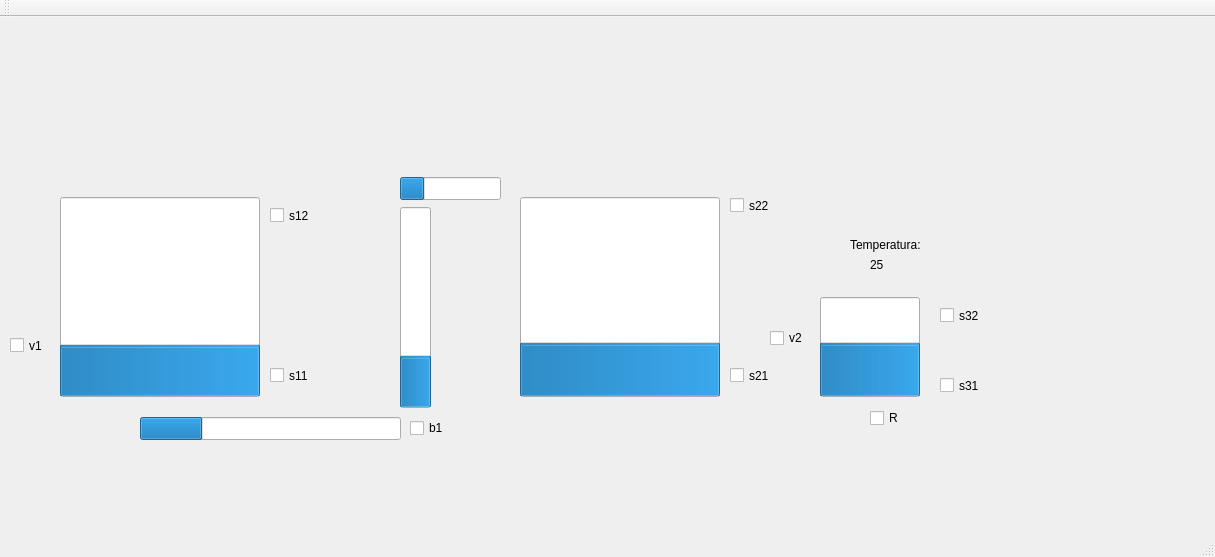
<?xml version="1.0" encoding="UTF-8"?>
<ui version="4.0">
 <class>MainWindow</class>
 <widget class="QMainWindow" name="MainWindow">
  <property name="geometry">
   <rect>
    <x>0</x>
    <y>0</y>
    <width>1215</width>
    <height>557</height>
   </rect>
  </property>
  <property name="windowTitle">
   <string>MainWindow</string>
  </property>
  <widget class="QWidget" name="centralWidget">
   <widget class="QCheckBox" name="checkBox_v1">
    <property name="geometry">
     <rect>
      <x>10</x>
      <y>320</y>
      <width>70</width>
      <height>17</height>
     </rect>
    </property>
    <property name="text">
     <string>v1</string>
    </property>
   </widget>
   <widget class="QCheckBox" name="checkBox_s12">
    <property name="geometry">
     <rect>
      <x>270</x>
      <y>190</y>
      <width>70</width>
      <height>17</height>
     </rect>
    </property>
    <property name="text">
     <string>s12</string>
    </property>
   </widget>
   <widget class="QCheckBox" name="checkBox_s11">
    <property name="geometry">
     <rect>
      <x>270</x>
      <y>350</y>
      <width>70</width>
      <height>17</height>
     </rect>
    </property>
    <property name="text">
     <string>s11</string>
    </property>
   </widget>
   <widget class="QProgressBar" name="progressBar_tanque1">
    <property name="geometry">
     <rect>
      <x>60</x>
      <y>180</y>
      <width>200</width>
      <height>200</height>
     </rect>
    </property>
    <property name="value">
     <number>24</number>
    </property>
    <property name="textVisible">
     <bool>false</bool>
    </property>
    <property name="orientation">
     <enum>Qt::Vertical</enum>
    </property>
   </widget>
   <widget class="QProgressBar" name="progressBar_cano1">
    <property name="geometry">
     <rect>
      <x>140</x>
      <y>400</y>
      <width>261</width>
      <height>23</height>
     </rect>
    </property>
    <property name="value">
     <number>24</number>
    </property>
    <property name="textVisible">
     <bool>false</bool>
    </property>
   </widget>
   <widget class="QCheckBox" name="checkBox_b1">
    <property name="geometry">
     <rect>
      <x>410</x>
      <y>400</y>
      <width>83</width>
      <height>22</height>
     </rect>
    </property>
    <property name="text">
     <string>b1</string>
    </property>
   </widget>
   <widget class="QProgressBar" name="progressBar_cano2">
    <property name="geometry">
     <rect>
      <x>400</x>
      <y>190</y>
      <width>31</width>
      <height>201</height>
     </rect>
    </property>
    <property name="value">
     <number>24</number>
    </property>
    <property name="textVisible">
     <bool>false</bool>
    </property>
    <property name="orientation">
     <enum>Qt::Vertical</enum>
    </property>
   </widget>
   <widget class="QProgressBar" name="progressBar_cano3">
    <property name="geometry">
     <rect>
      <x>400</x>
      <y>160</y>
      <width>101</width>
      <height>23</height>
     </rect>
    </property>
    <property name="value">
     <number>24</number>
    </property>
    <property name="textVisible">
     <bool>false</bool>
    </property>
   </widget>
   <widget class="QCheckBox" name="checkBox_s21">
    <property name="geometry">
     <rect>
      <x>730</x>
      <y>350</y>
      <width>70</width>
      <height>17</height>
     </rect>
    </property>
    <property name="text">
     <string>s21</string>
    </property>
   </widget>
   <widget class="QProgressBar" name="progressBar_tanque2">
    <property name="geometry">
     <rect>
      <x>520</x>
      <y>180</y>
      <width>200</width>
      <height>200</height>
     </rect>
    </property>
    <property name="value">
     <number>25</number>
    </property>
    <property name="textVisible">
     <bool>false</bool>
    </property>
    <property name="orientation">
     <enum>Qt::Vertical</enum>
    </property>
   </widget>
   <widget class="QCheckBox" name="checkBox_s22">
    <property name="geometry">
     <rect>
      <x>730</x>
      <y>180</y>
      <width>70</width>
      <height>17</height>
     </rect>
    </property>
    <property name="text">
     <string>s22</string>
    </property>
   </widget>
   <widget class="QProgressBar" name="progressBar_tanque3">
    <property name="geometry">
     <rect>
      <x>820</x>
      <y>280</y>
      <width>100</width>
      <height>100</height>
     </rect>
    </property>
    <property name="maximum">
     <number>50</number>
    </property>
    <property name="value">
     <number>25</number>
    </property>
    <property name="textVisible">
     <bool>false</bool>
    </property>
    <property name="orientation">
     <enum>Qt::Vertical</enum>
    </property>
   </widget>
   <widget class="QCheckBox" name="checkBox_s32">
    <property name="geometry">
     <rect>
      <x>940</x>
      <y>290</y>
      <width>70</width>
      <height>17</height>
     </rect>
    </property>
    <property name="text">
     <string>s32</string>
    </property>
   </widget>
   <widget class="QCheckBox" name="checkBox_s31">
    <property name="geometry">
     <rect>
      <x>940</x>
      <y>360</y>
      <width>70</width>
      <height>17</height>
     </rect>
    </property>
    <property name="text">
     <string>s31</string>
    </property>
   </widget>
   <widget class="QCheckBox" name="checkBox_v2">
    <property name="geometry">
     <rect>
      <x>770</x>
      <y>310</y>
      <width>83</width>
      <height>22</height>
     </rect>
    </property>
    <property name="text">
     <string>v2</string>
    </property>
   </widget>
   <widget class="QCheckBox" name="checkBox_r1">
    <property name="geometry">
     <rect>
      <x>870</x>
      <y>390</y>
      <width>83</width>
      <height>22</height>
     </rect>
    </property>
    <property name="text">
     <string>R</string>
    </property>
   </widget>
   <widget class="QLabel" name="label_temperatura">
    <property name="geometry">
     <rect>
      <x>870</x>
      <y>240</y>
      <width>55</width>
      <height>16</height>
     </rect>
    </property>
    <property name="text">
     <string>25</string>
    </property>
   </widget>
   <widget class="QLabel" name="label_text">
    <property name="geometry">
     <rect>
      <x>850</x>
      <y>220</y>
      <width>81</width>
      <height>16</height>
     </rect>
    </property>
    <property name="text">
     <string>Temperatura:</string>
    </property>
   </widget>
   <widget class="QLabel" name="label_niveltanque2">
    <property name="geometry">
     <rect>
      <x>590</x>
      <y>90</y>
      <width>47</width>
      <height>13</height>
     </rect>
    </property>
    <property name="text">
     <string/>
    </property>
   </widget>
   <widget class="QLabel" name="label_niveltanque3">
    <property name="geometry">
     <rect>
      <x>860</x>
      <y>150</y>
      <width>47</width>
      <height>13</height>
     </rect>
    </property>
    <property name="text">
     <string/>
    </property>
   </widget>
  </widget>
  <widget class="QMenuBar" name="menuBar">
   <property name="geometry">
    <rect>
     <x>0</x>
     <y>0</y>
     <width>1215</width>
     <height>25</height>
    </rect>
   </property>
  </widget>
  <widget class="QToolBar" name="mainToolBar">
   <attribute name="toolBarArea">
    <enum>TopToolBarArea</enum>
   </attribute>
   <attribute name="toolBarBreak">
    <bool>false</bool>
   </attribute>
  </widget>
  <widget class="QStatusBar" name="statusBar"/>
 </widget>
 <layoutdefault spacing="6" margin="11"/>
 <resources/>
 <connections/>
</ui>
